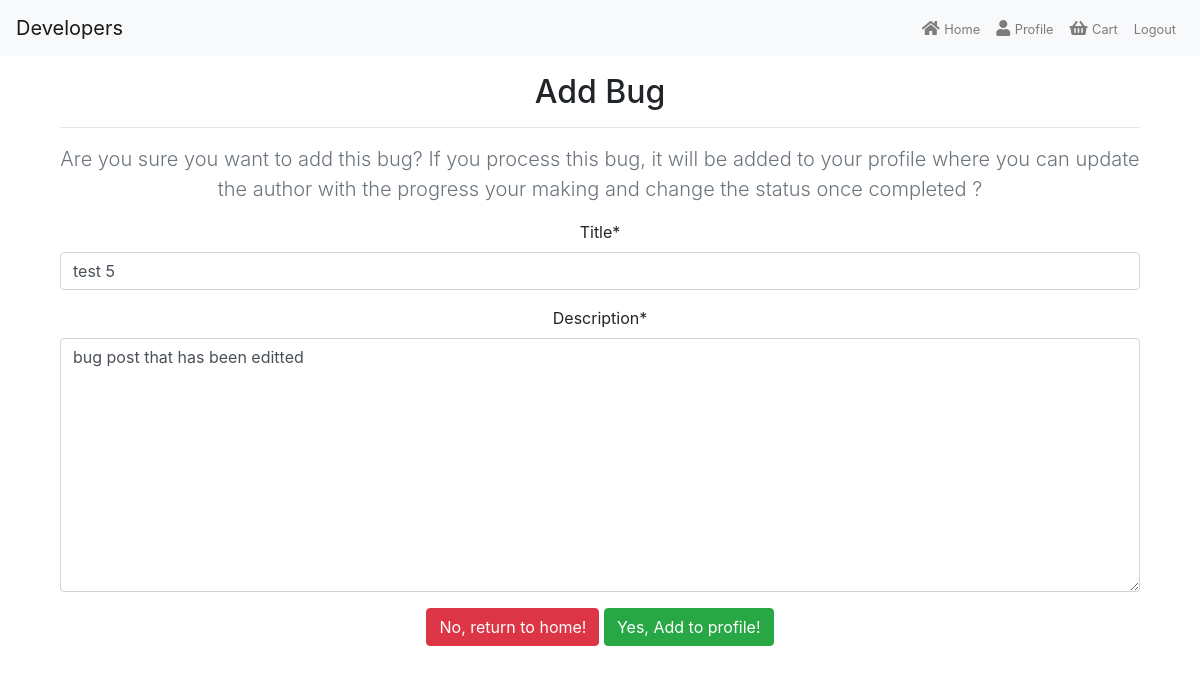
Before: /bug/add_bug/12/ (signed in) with the older database file.
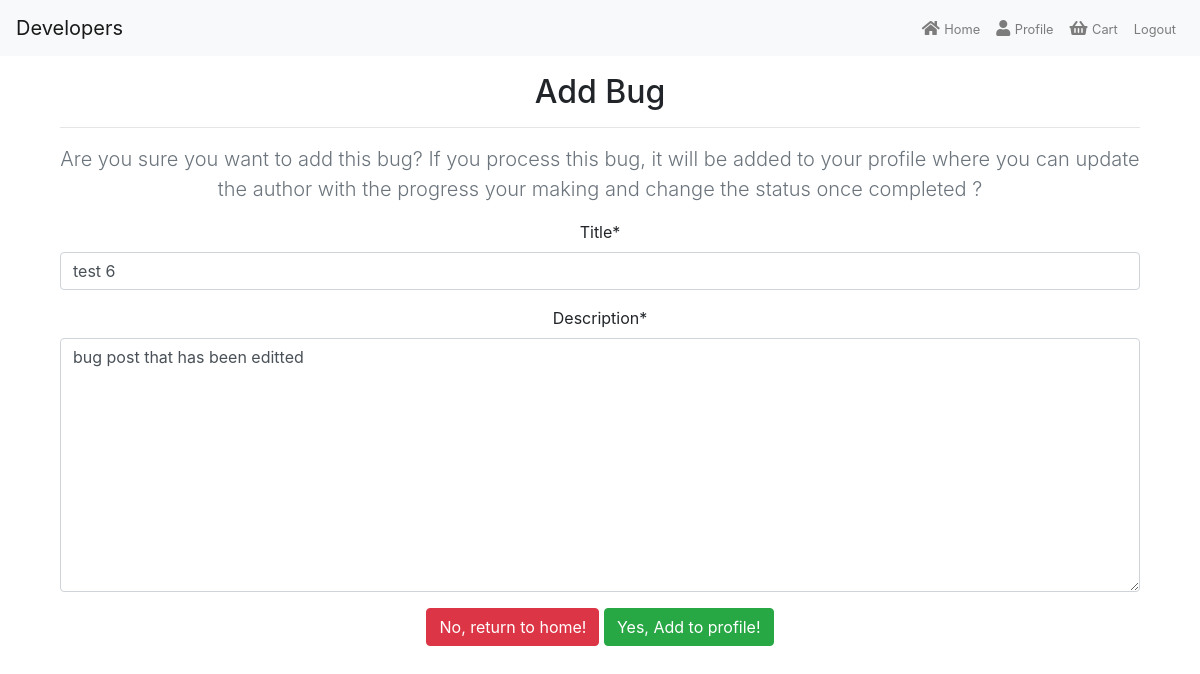
After: the same page with the newer database file.
### bug/models.py (models this page shows, shortened)
class Bug(models.Model):
    app_choices = [
         ("Doing", "Doing"),
         ("Done", "Done")
     ]
    title = models.CharField(max_length=100)
    description = models.TextField()
    created_date = models.DateTimeField(default=timezone.now)
    views = models.IntegerField(default=0)
    upvotes = models.IntegerField(default=0)
    price = models.DecimalField(max_digits=6, decimal_places=2, default=0)
    author = models.ForeignKey(User, on_delete=models.CASCADE)
    assigned = models.CharField(max_length=100, default="")
    status = models.CharField(max_length=10, choices=app_choices, default="Todo")

### bug/views.py (the view)
# urls.py: url(r'add_bug/(?P<id>\d+)/', add_bug, name="add_bug"),
@login_required
def add_bug(request, id):
    add_bug = get_object_or_404(Bug, pk=id)
    if request.method == "POST":
        form = New_posts(request.POST, instance=add_bug)
        if form.is_valid():
            bug = form.save(commit=False)
            bug.assigned = str(request.user)
            bug.status = "Doing"
            bug.save()
            messages.success(request, "Congratulations post added!")
            return redirect(preview_bug, bug.id)
    else:
        form = New_posts(instance=add_bug)
        context = {
            "form":form
        }
    return render(request, "add_bug.html", context)

### bug/forms.py
class New_posts(forms.ModelForm):
    class Meta:
        model = Bug
        fields = ('title', 'description')

### bug/templates/add_bug.html (shortened to what this page needs)
{% extends 'base.html' %}
{% load crispy_forms_tags %}
{% block content %}
<div class="container">
    <div class="container text-center">
        <form method="POST">
            <h2>Add Bug</h2>
            <hr>
            <p class="lead text-muted">
                Are you sure you want to add this bug? If you process this bug, it will be added to your profile where you can update the author with the progress your making and change the status once completed ?
            </p>
            {{ form|crispy}}
            <a href="{% url 'home' %}" role="button" class="btn btn-danger">
                No, return to home!
            </a>
            <button type="submit" class="btn btn-success">
            Yes, Add to profile! </button>
        </form>
    </div>
</div>
{% endblock %}

Changed rows visible on the page:
changed Bug "bug post that has been editted": title "test 5" → "test 6"
